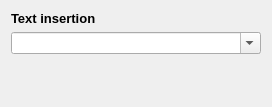
<?xml version="1.0" encoding="UTF-8"?>
<ui version="4.0">
 <class>WidgetInsertTextSetting</class>
 <widget class="QWidget" name="WidgetInsertTextSetting">
  <property name="geometry">
   <rect>
    <x>0</x>
    <y>0</y>
    <width>272</width>
    <height>107</height>
   </rect>
  </property>
  <property name="windowTitle">
   <string>Form</string>
  </property>
  <layout class="QVBoxLayout" name="verticalLayout">
   <item>
    <widget class="QLabel" name="label">
     <property name="font">
      <font>
       <pointsize>10</pointsize>
       <weight>75</weight>
       <bold>true</bold>
      </font>
     </property>
     <property name="text">
      <string>Text insertion</string>
     </property>
    </widget>
   </item>
   <item>
    <widget class="HistoryComboBox" name="combox">
     <property name="editable">
      <bool>true</bool>
     </property>
     <property name="maxCount">
      <number>24</number>
     </property>
     <property name="insertPolicy">
      <enum>QComboBox::NoInsert</enum>
     </property>
    </widget>
   </item>
   <item>
    <widget class="WidgetPositionFixer" name="widgetPositionFixer">
     <property name="frameShape">
      <enum>QFrame::Box</enum>
     </property>
     <property name="frameShadow">
      <enum>QFrame::Raised</enum>
     </property>
    </widget>
   </item>
   <item>
    <spacer name="verticalSpacer">
     <property name="orientation">
      <enum>Qt::Vertical</enum>
     </property>
     <property name="sizeHint" stdset="0">
      <size>
       <width>20</width>
       <height>23</height>
      </size>
     </property>
    </spacer>
   </item>
  </layout>
 </widget>
 <customwidgets>
  <customwidget>
   <class>WidgetPositionFixer</class>
   <extends>QFrame</extends>
   <header>widgets/WidgetPositionFixer.h</header>
   <container>1</container>
  </customwidget>
  <customwidget>
   <class>HistoryComboBox</class>
   <extends>QComboBox</extends>
   <header>widgets/HistoryComboBox.h</header>
  </customwidget>
 </customwidgets>
 <resources/>
 <connections/>
</ui>
